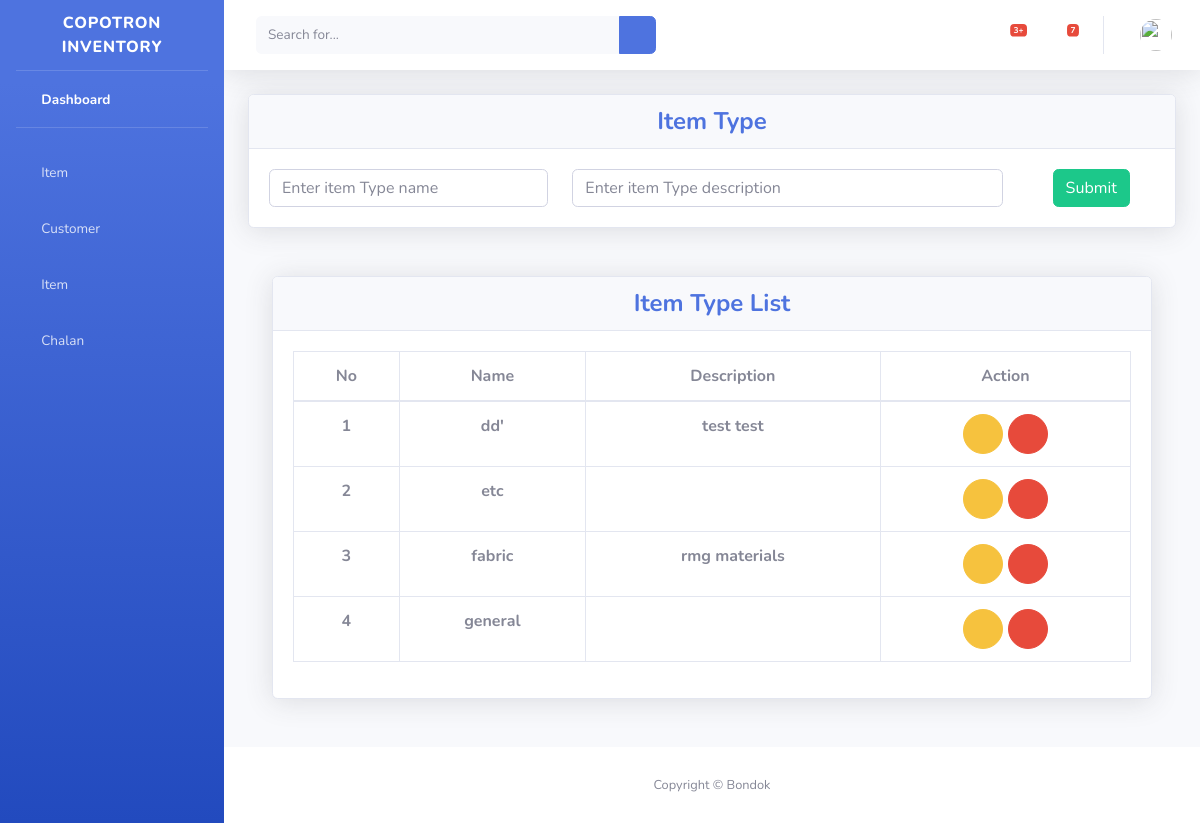
The app's page /item/item-type with its own data.
### item/models.py (models this page shows, shortened)
class InventoryBaseModel(models.Model):
    created_at = models.DateTimeField(auto_now=True)
    status = models.BooleanField(default=True)
    class Meta:
        abstract = True

class ItemType(InventoryBaseModel):
    name = models.CharField(max_length=50, null=True, blank=True)
    description = models.TextField(null=True, blank=True)
    class Meta:
        db_table = 'item_type'

### item/views.py (the view, shortened to what this page needs)
# urls.py: path("item-type", views.ItemTypeView.as_view(), name="item-type"),
class ItemTypeView(View):
    form_class = ItemTypeForm
    template_name = "item/item_type.html"
    def get(self, request):
        item_types = ItemType.objects.all().order_by("-id")
        context = {"item_types": item_types}
        return render(request, self.template_name, context)

### item/templates/item/item_type.html (shortened to what this page needs)
{% extends 'base.html' %}
{% load static %}
{% block main %}
<div class="container-fluid">
    <div class="row">
        <div class="col-lg-12 col-md-12 mb-4">
        <div class="card shadow mb-4">
        <div class="card-header py-6" align="center">
            <h4 class="m-0 font-weight-bold text-primary" >Item Type</h4>
        </div>
        <div class="card-body" align="center">
            <form method="POST" id="addUom" action="{% url 'item-type' %}">
                <div class="row">
                    <div class="col-4">
                        <input type="text" name="name"  class="form-control" placeholder="Enter item Type name" required>
                    </div>
                    <div class="col-6">
                        <input type="text" name="description"  class="form-control" placeholder="Enter item Type description">
                    </div>
                    <div class="col-2">
                        <button class="btn btn-success">Submit</button>
                    </div>
                </div>
            </form>
        </div>
        </div>
    </div>
</div>
<div class="container-fluid">
    <div class="row">
        <div class="col-lg-12 col-md-12 mb-4">
            <div class="card shadow mb-4">
            <div class="card-header py-6">
                <h4 class="m-0 font-weight-bold text-center text-primary">Item Type List</h4>
            </div>
            <div class="card-body">
                <div class="table-responsive">
                <table class="table table-bordered text-center" id="dataTable" width="100%" cellspacing="0">
                    <thead>
                    <tr>
                        <th>No</th>
                        <th>Name</th>
                        <th>Description</th>
                        <th>Action</th>
                    </tr>
                    </thead>
                    <tbody>
                        {% for val in item_types %}
                        <tr>
                            <th>{{ forloop.counter }}</th>
                            <th>{{ val.name }}</th>
                            <th>{{ val.description }}</th>
                            <th>
                                <a data-id="{{ val.id }}" data-target="#myModal"
                                    data-toggle="modal" class="edit_item_btn">
                                    <button class="btn btn-warning btn-circle">
                                        <i class="fas fa-exclamation-triangle"></i>
                                    </button>
                                </a>
                                <a data-id="{{ val.id }}"  class="delete_item_btn" value="{{csrf_token}}">
                                    <button class="btn btn-danger btn-circle">
                                        <i class="fas fa-trash"></i>
                                    </button>
                                </a>
                            </th>
                        </tr>
                        {% endfor %}
                    </tbody>
                </table>
                </div>
            </div>
            </div>
        </div>
        </div>
    </div>
</div>
{% endblock %}

### records on screen
ItemType: name "dd'", description "test test"
ItemType: name "etc"
ItemType: name "fabric", description "rmg materials"
ItemType: name "general"
